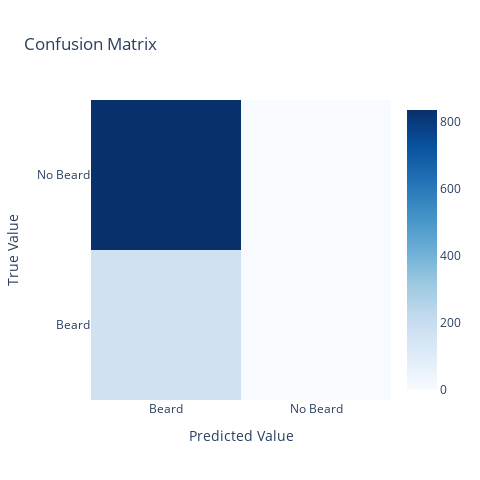
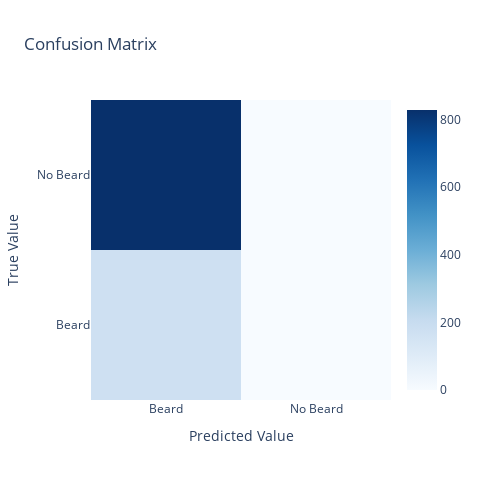

Notebook code for these charts, in order:
### Code cell
print_cofusion_matrix(mlp_2)

### Figure 1 — Plotly figure (JSON) as saved in the notebook; plotly's stock layout.template omitted (floating-point values rounded to 4 significant figures)
{"data": [{"colorscale": [[0, "rgb(247,251,255)"], [0.125, "rgb(222,235,247)"], [0.25, "rgb(198,219,239)"], [0.375, "rgb(158,202,225)"], [0.5, "rgb(107,174,214)"], [0.625, "rgb(66,146,198)"], [0.75, "rgb(33,113,181)"], [0.875, "rgb(8,81,156)"], [1, "rgb(8,48,107)"]], "type": "heatmap", "x": ["Beard", "No Beard"], "y": ["Beard", "No Beard"], "z": [[166, 0], [834, 0]]}], "layout": {"height": 480, "title": {"text": "Confusion Matrix"}, "width": 480, "xaxis": {"title": {"text": "Predicted Value"}}, "yaxis": {"title": {"text": "True Value"}}}}

### Figure 2 — Plotly figure (JSON) as saved in the notebook; plotly's stock layout.template omitted (floating-point values rounded to 4 significant figures)
{"data": [{"colorscale": [[0, "rgb(247,251,255)"], [0.125, "rgb(222,235,247)"], [0.25, "rgb(198,219,239)"], [0.375, "rgb(158,202,225)"], [0.5, "rgb(107,174,214)"], [0.625, "rgb(66,146,198)"], [0.75, "rgb(33,113,181)"], [0.875, "rgb(8,81,156)"], [1, "rgb(8,48,107)"]], "type": "heatmap", "x": ["Beard", "No Beard"], "y": ["Beard", "No Beard"], "z": [[172, 0], [828, 0]]}], "layout": {"height": 480, "title": {"text": "Confusion Matrix"}, "width": 480, "xaxis": {"title": {"text": "Predicted Value"}}, "yaxis": {"title": {"text": "True Value"}}}}
